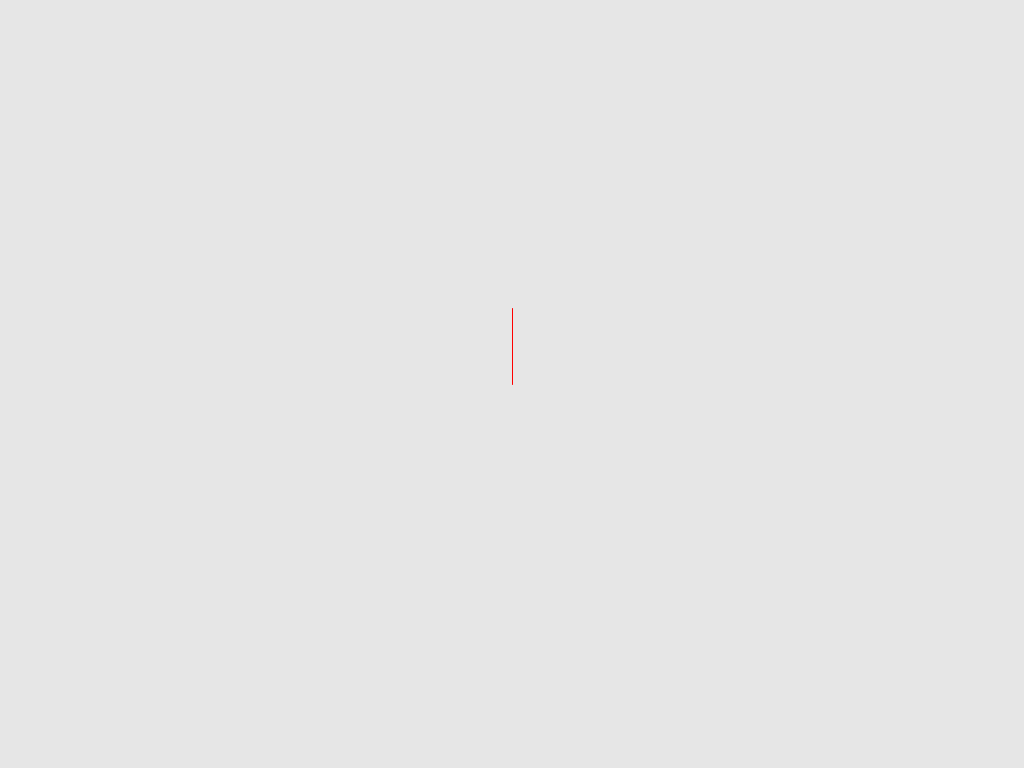
Frame 1 (no input)
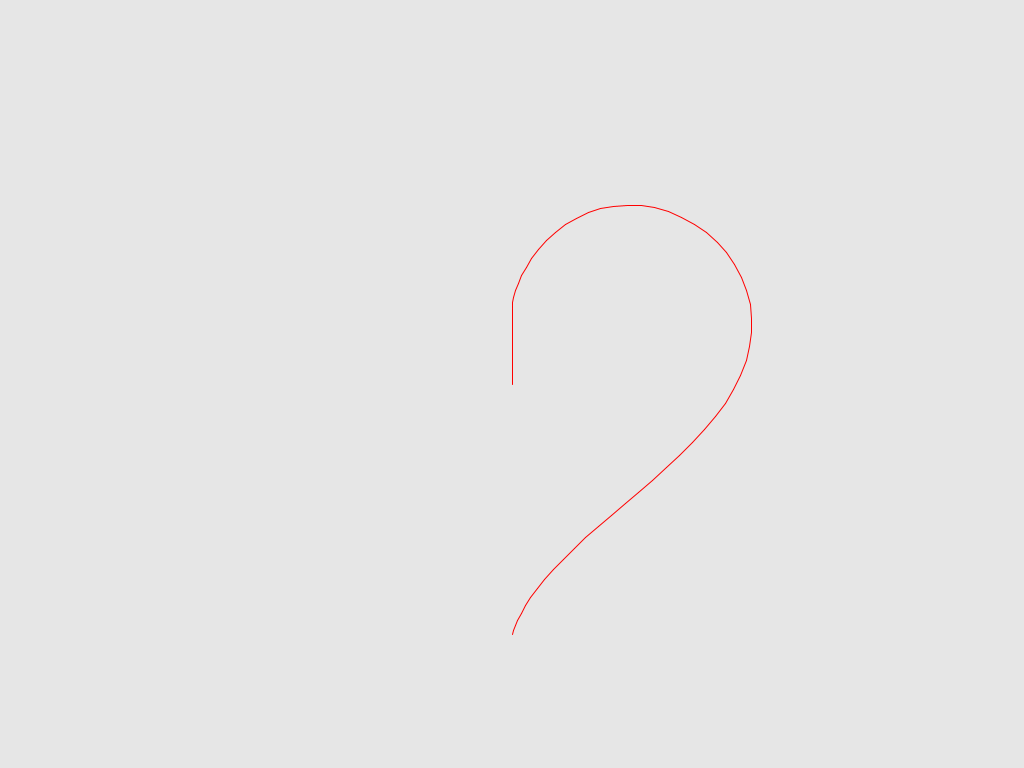
Frame 60 (the mouse pressed at the canvas centre just before this capture)
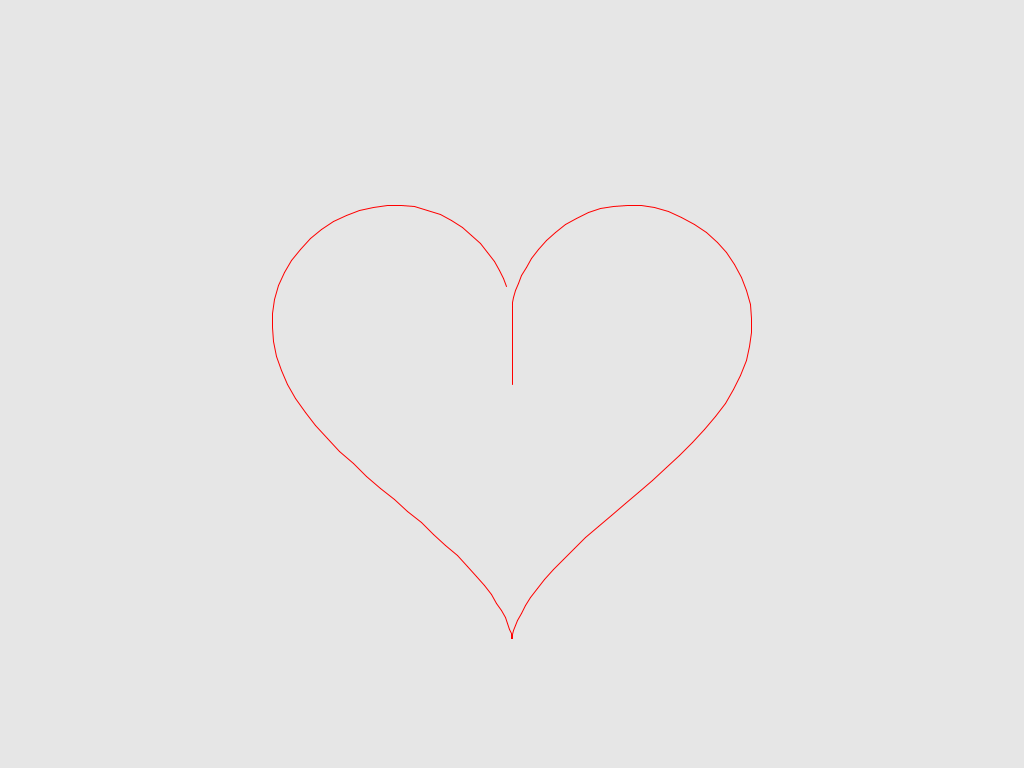
Frame 120 (the mouse held since frame 60 and released just before this capture)

The Processing sketch that drew these frames (run headless with seeded random() and noise(); from frame 60 on, the mouse is pressed at the canvas centre):

// Processing sketch: draw_plot_a_heart_graph
// ── draw_plot_a_heart_graph.pde
/*

Your challenge is to draw/plot one of the hearts below. The size must be at least 50x50 pixels (vector graphics is OK).
You may choose which of the hearts you want to draw/plot. Axes, grid lines etc. are accepted.
There must be at least 100 distinct coordinates/points on the graph.
The heart can be filled with color if you want to.

https://i.stack.imgur.com/Vnin0.jpg

The equations are either:

(x^2 + y^2 - 1)^3 - x^2*y^3 = 0

or

x = sin(t)*cos(t)*ln(|t|)
y = cos(t)^0.5 * |t|^0.3
t is in the range [-1, 1].

or

(y - (2(|x| + x^2 - 6)/(3|x| + x^2 + 2))^2 + x^2 = 36

or

r = (sin(t)*sqrt(|cos(t)|) / (sin(t) + 7/5)) - 2*sin(t) + 2

This is code-golf so the shortest code (in each language) in bytes wins. Please provide the output (or link to an online interpreter).

/*

/*

https://blogs.lcps.org/academiesonline/2021/02/13/the-equation-of-the-heart/
https://mathworld.wolfram.com/HeartCurve.html

*/

class Heart {
  float x0, y0;
  float x1, y1;
  float r;
  float t;
  
  Heart() {
    r = 15;
    reset();
  }
  
  void update(float dt) {
    t += dt;
    x0 = x1;
    y0 = y1;
    x1 = 16*sin(t)*sin(t)*sin(t);
    y1 = 13*cos(t) - 5*cos(2*t) - 2*cos(3*t) - cos(4*t);
    x1 *= r;
    y1 *= r;
  }

  void reset() {
    x0 = y0 = x1 = y1 = t = 0;
  }
}

color colbg;
Heart heart;

void setup() {
  colbg = color(230, 230, 230);
  heart = new Heart();
  
  size(1024, 768);
  background(colbg);
}

void draw() {
  translate(width/2, height/2);
  scale(1, -1);
  heart.update(0.05);
  stroke(255, 0, 0);
  line(heart.x0, heart.y0, heart.x1, heart.y1);
}

void keyPressed() {
  if (key == ' ') {
    background(colbg);
    heart.reset();
  }
}
